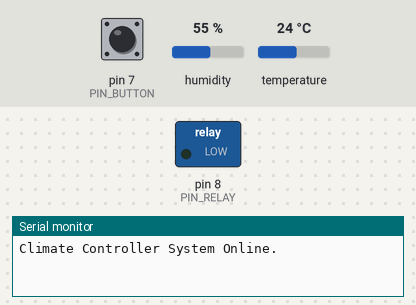
The sketch below on a simulated Arduino Uno, built with avr-gcc and run on an emulated ATmega328P. On the bench: switched loads named in the sketch (green lamp = pin HIGH), the last lines printed to the serial monitor. Dashed ring = blinking. Inputs (shaded band) come from the test bench; at power-on: temperature 24 °C, pin 7 (PIN_BUTTON) HIGH, humidity 55 %.

Above: at 1.2 s.
1.3 s: temperature set to 31 °C
5.5 s: temperature set to 34 °C
At 7.0 s:
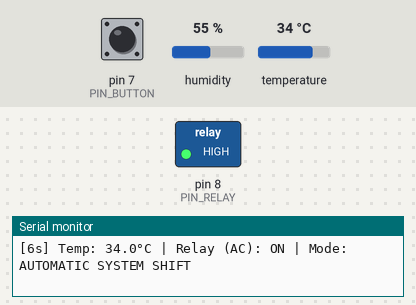
7.5 s: pin 7 (PIN_BUTTON) pulled LOW for 0.15 s
At 8.5 s:
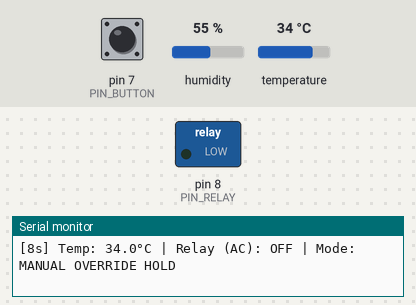
9.5 s: pin 7 (PIN_BUTTON) pulled LOW for 1 s
At 10.8 s:
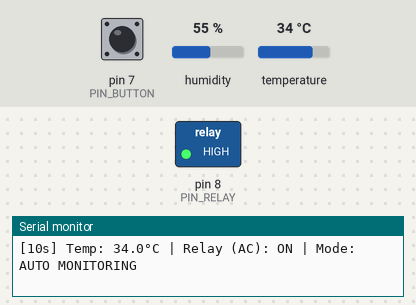
12.0 s: pin 7 (PIN_BUTTON) pulled LOW for 3.2 s
At 12.8 s:
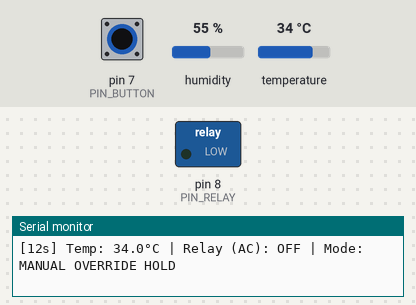
16.7 s: pin 7 (PIN_BUTTON) pulsed LOW 5 times (0.12 s each, 0.3 s apart)
At 17.45 s:
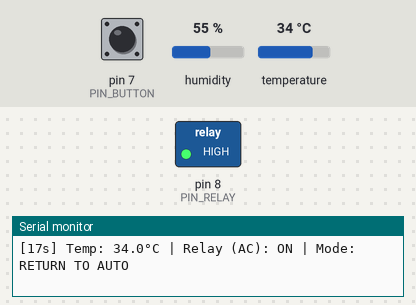
Timing chart, 0 to 19.7 s (numbered marks = the images above; inputs shaded):
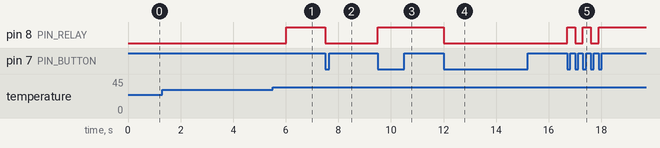

Measured:
- the behaviour switches between 32 and 33 °C on temperature (found by bisection; images 0 and 1)
- after the input at 5.5 s, pin 8 (PIN_RELAY): LOW → HIGH after 0.52 s
- after the input at 7.5 s, pin 8 (PIN_RELAY): HIGH → LOW at once
- after the input at 9.5 s, pin 8 (PIN_RELAY): LOW → HIGH at once
- after the input at 12.0 s, pin 8 (PIN_RELAY): HIGH → LOW at once
- after the input at 16.7 s, pin 8 (PIN_RELAY): alternates HIGH for 0.30 s and LOW for 0.30 s, 5 changes in all, then stays HIGH, starting at once

The sketch:

relay_control.ino
```cpp
#include "DHT.h"

#define DHTPIN 2
#define DHTTYPE DHT11

const int PIN_RELAY = 8;
const int PIN_BUTTON = 7;

DHT dht(DHTPIN, DHTTYPE);

bool relayState = false;
bool manualOverride = false;
bool lastButtonState = HIGH;
unsigned long lastSensorReadTime = 0;

void logStatus(float temp, String source) {
  Serial.print("["); Serial.print(millis() / 1000); Serial.print("s] ");
  Serial.print("Temp: "); Serial.print(temp, 1); Serial.print("°C | ");
  Serial.print("Relay (AC): "); Serial.print(relayState ? "ON" : "OFF");
  Serial.print(" | Mode: "); Serial.println(source);
}

void setup() {
  Serial.begin(9600);
  pinMode(PIN_RELAY, OUTPUT);
  pinMode(PIN_BUTTON, INPUT_PULLUP);

  digitalWrite(PIN_RELAY, LOW); // Start with AC off
  dht.begin();
  Serial.println("Climate Controller System Online.");
}

void loop() {
  unsigned long now = millis();
  bool currentButtonState = digitalRead(PIN_BUTTON);

  // 1. Handle Manual Override Button (Edge Detection)
  if (lastButtonState == HIGH && currentButtonState == LOW) {
    manualOverride = !manualOverride; // Toggle override mode
    relayState = !relayState;         // Flip the current relay state

    digitalWrite(PIN_RELAY, relayState ? HIGH : LOW);

    float t = dht.readTemperature();
    logStatus(isnan(t) ? 0.0 : t, manualOverride ? "MANUAL OVERRIDE ACTIVE" : "RETURN TO AUTO");
    delay(50); // Soft debounce
  }
  lastButtonState = currentButtonState;

  // 2. Read Sensor & Process Automated Hysteresis (Every 2 seconds)
  if (now - lastSensorReadTime >= 2000) {
    lastSensorReadTime = now;

    float t = dht.readTemperature();
    if (isnan(t)) return; // Skip loop if sensor reads fail

    if (!manualOverride) {
      bool previousState = relayState;

      // Hysteresis Logic
      if (t > 32.0) {
        relayState = true;  // Turn AC ON
      } else if (t < 28.0) {
        relayState = false; // Turn AC OFF
      }

      // Update hardware only if state actually changed
      if (relayState != previousState) {
        digitalWrite(PIN_RELAY, relayState ? HIGH : LOW);
        logStatus(t, "AUTOMATIC SYSTEM SHIFT");
      } else {
        // Routine telemetry printout
        logStatus(t, "AUTO MONITORING");
      }
    } else {
      // Print status while tracking manual lock state
      logStatus(t, "MANUAL OVERRIDE HOLD");
    }
  }
}
```
